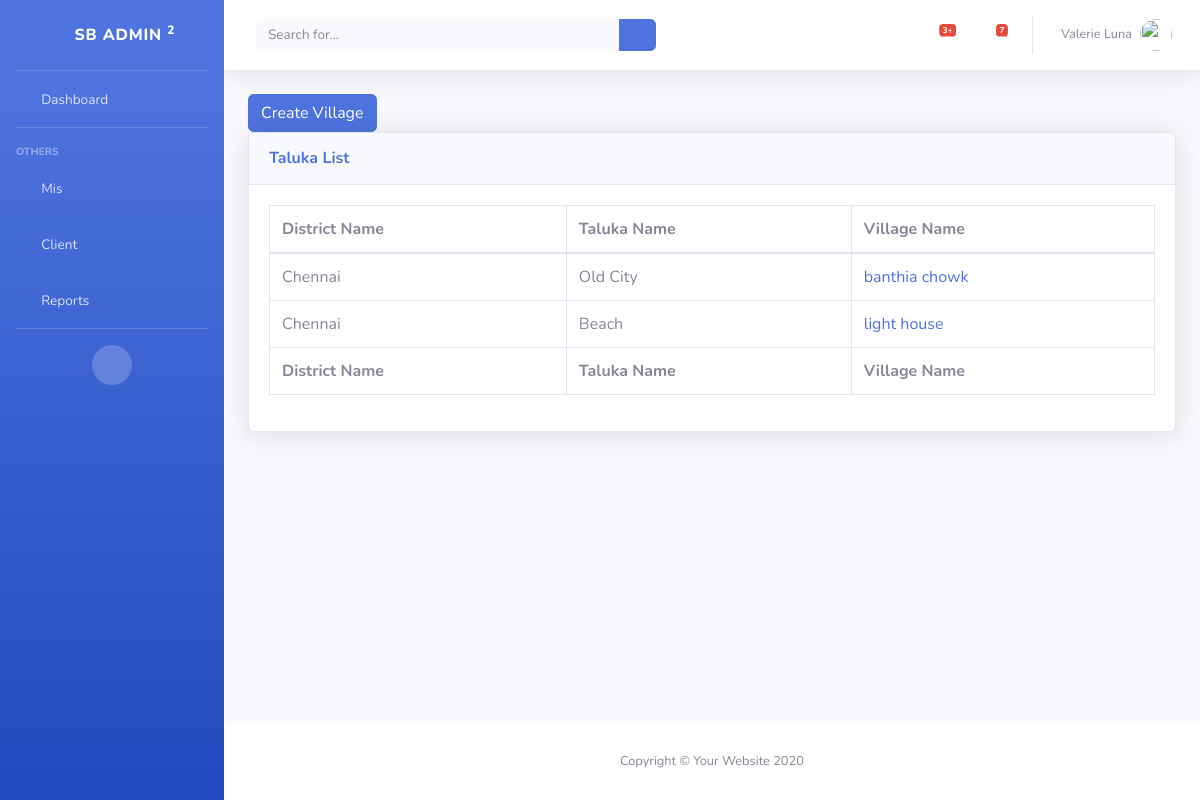
The page /loan/list-village on the database as committed earlier.
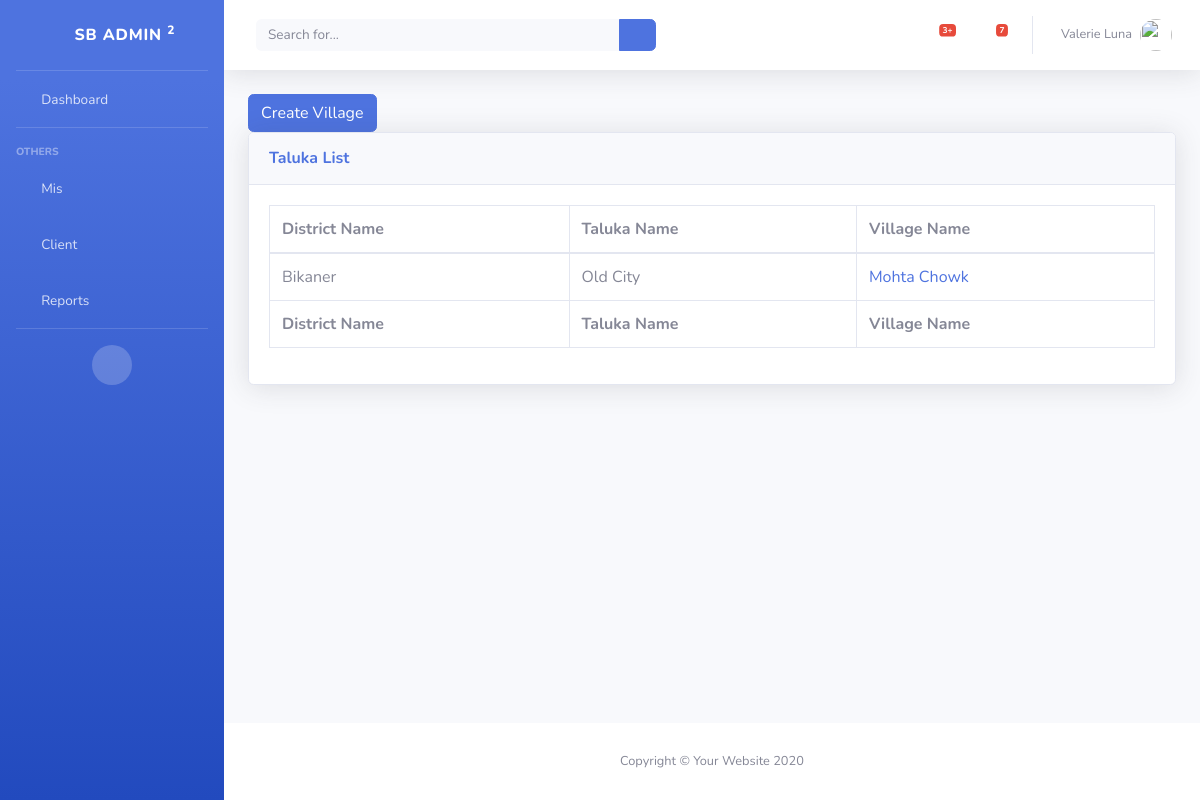
The same page on the database as committed later.
### loan/models.py (models this page shows, shortened)
class Village(models.Model):
    taluka_id = models.ForeignKey(Taluka, on_delete=models.CASCADE)
    name = models.CharField(max_length=255)

class Taluka(models.Model):
    district_id = models.ForeignKey(District, on_delete=models.CASCADE)
    name = models.CharField(max_length=255)

class District(models.Model):
    name = models.CharField(max_length=255)
    class Meta:
        ordering = ['name']

### loan/views/address.py (the view)
class VillageListView(ListView):
    model = models.Village

### loan/templates/loan/village_list.html
{% extends "base_template.html" %}
{% block content %}
    <a href="{% url 'loan:create-village' %}" class="btn btn-primary">Create Village</a>
    <div class="card shadow mb-4">
        <div class="card-header py-3">
            <h6 class="m-0 font-weight-bold text-primary">Taluka List</h6>
        </div>
        <div class="card-body">
            <div class="table-responsive">
                <table class="table table-bordered" id="dataTable">
                    <thead>
                    <tr>
                        <th>District Name</th>
                        <th>Taluka Name</th>
                        <th>Village Name</th>
                    </tr>
                    </thead>
                    <tfoot>
                    <tr>
                        <th>District Name</th>
                        <th>Taluka Name</th>
                        <th>Village Name</th>
                    </tr>
                    </tfoot>
                    <tbody>
                    {% for village in village_list %}
                        <tr>
                            <td>{{ village.taluka_id.district_id.name }}</td>
                            <td> {{ village.taluka_id.name }}</td>
                            <td>
                                <a href="{% url 'loan:update-village' pk=village.id %}"> {{ village.name }}</a>
                            </td>
                        </tr>
                    {% endfor %}
                    </tbody>
                </table>
            </div>
        </div>
    </div>
{% endblock %}

Rows that differ between the two databases and show on the page:
removed Village: taluka_id.district_id.name "Chennai", taluka_id.name "Beach", name "light house"
changed Village "Old City": taluka_id.district_id.name "Chennai" → "Bikaner"; name "banthia chowk" → "Mohta Chowk"
